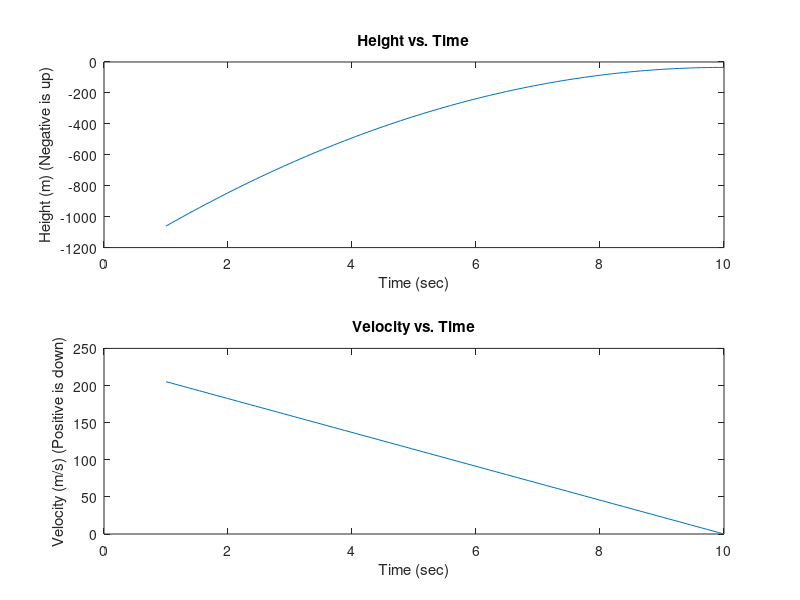

Here is the MATLAB script that generated this plot:
function [xBar] = xBar()
    %% Finding fixed trajectory
    % Note: Borelli said to set all grid fin inputs to 0 (u3 and u4), set the
    % gimbal angle to 0 (u2) and set F (u1) to some function slightly greater
    % than gravity, in order to bring the system to rest. I will simulate as a
    % constant force/constant acceleration problem.

    %% Setting up super simple rocket problem

    % Parameters
    m = 27648;
    l = 70;
    g = 9.8;

    % Initial conditions
    deltaT = 10; %seconds
    v0 = -205.2; % meters/sec
    y0 = 1061; % meters

    % Finding constant force to get rocket to land
    F = m * (g + (0 - (v0))/deltaT)

    %% Simulating for N steps

    % Calculate Acceleration
    a = F/m - g; %m/s^2

    % Getting Proper Time Spacing 
    N = 101;  % 100 Samples
    totTime = linspace(0,10,N);
    TS = totTime(2) - totTime(1);  

    % Begin Simulation
    vList = v0; hList = y0; t = 0;

    for i = 2:N
        nextVelocity = a*TS + v0;
        nextHeight = y0 + (1/2) * a * TS^2 + v0 * TS;
        t = t+TS;
        
        % Append to lists and reinitialize v0 and h
        vList = [vList; nextVelocity]; hList = [hList; nextHeight]; 
        v0 = vList(end); y0 = hList(end);
    end

    % Compile all vectors for xBar
    thetaList = zeros(N,1); omegaList = zeros(N,1);
    u1List = F*ones(N,1);
    u2List = zeros(N,1);
    u3List = zeros(N,1);
    u4List = zeros(N,1);
    xBar = [thetaList, omegaList, -hList, -vList, u1List, u2List, u3List, u4List];
    % Negative because I solved the above problems assuming up is positive.
    
    %% Checking to see if the trajectory looks good
    figure();
    subplot(2,1,1)
    plot(linspace(1,10,N),-hList)
    title('Height vs. Time')
    xlabel('Time (sec)')
    ylabel('Height (m) (Negative is up)')
    hold on;
    subplot(2,1,2)
    plot(linspace(1,10,N),-vList)
    title('Velocity vs. Time')
    xlabel('Time (sec)')
    ylabel('Velocity (m/s) (Positive is down)')
end





















